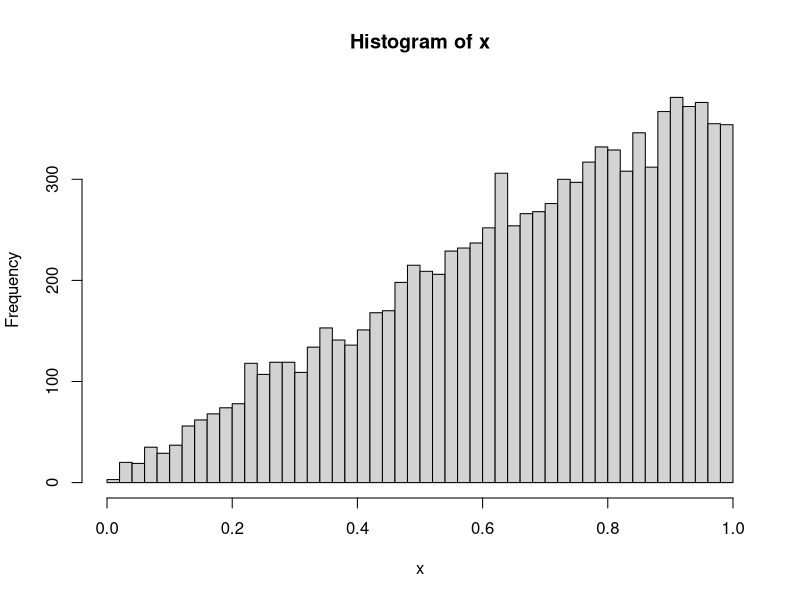
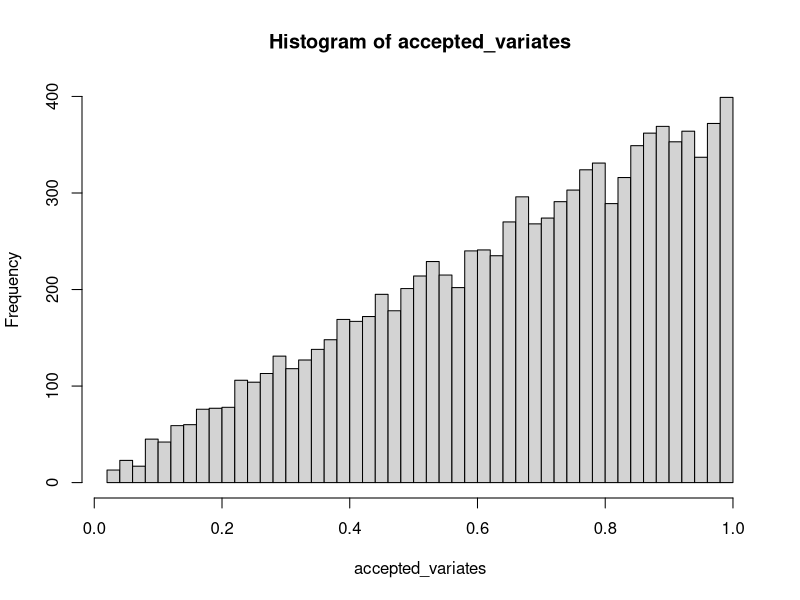
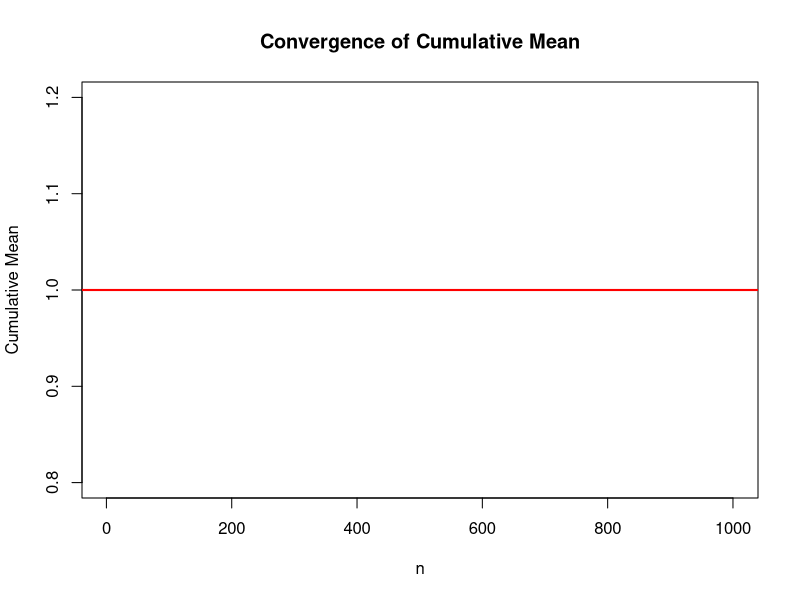

Generate these figures, in order, with R:
## ---- chunk 1
knitr::opts_chunk$set(echo = TRUE)
## ---- chunk 2
set.seed(3150)
n <- 10000
u <- runif(n)
x <- sqrt(u)

hist(x, breaks = 50)
## ---- chunk 3
set.seed(3150)

n_required <- 10000
accepted_variates <- numeric(n_required)
count <- 0
C <- 2

while(count < n_required){
  y <- runif(1)
  u <- runif(1)
  
  if(u <= y){
    count <- count + 1
    accepted_variates[count] <- y
  }
}
hist(accepted_variates, breaks = 50)
## ---- chunk 4
set.seed(3150)
n <- 1000
x <- runif(n, 0,1)
h_x <- x * exp(-0.5*x^2)
theta <- mean(h_x)

print(paste("Estimate:", theta))

## ---- chunk 5
set.seed(3150)
n <- 1000
x <- rnorm(n,0,1)

g_x <- ifelse(x > 0 & x < 1, sqrt(2*pi)*x,0)
theta_normal <- mean(g_x)
print(paste("Estimate of theta: ", theta_normal))

## ---- chunk 6
se_unif <- sd(h_x)/sqrt(n)
se_norm <- sd(g_x)/sqrt(n)

print(paste("Standard Error (Uniform):", se_unif))
print(paste("Standard Error (Normal):", se_norm))
print(paste("Uniform sampling has the smallest standard error."))


## ---- chunk 7
set.seed(3150)
n <- 1000
x <- runif(n, 0, 1)
h_with_pi <- 4/(1+x^2)

pi <- mean(h_with_pi)
se <- sd(h_with_pi)/sqrt(n)
print(paste("Estimated pi:", pi))
print(paste("Standard Error:", se))

## ---- chunk 8
set.seed(3150)
n <- 1000
u <- runif(n/2, 0, 1)

h1 <- 4/(1+u^2)
h2 <- 4/(1+(1-u)^2)

final_h <- (h1+h2)/2
pi_h <- mean(final_h)
se_pi_h <- sd(final_h)/sqrt(n)

print(paste("Antithetic Variate Estimate of pi:", pi_h))
print(paste("Antithetic Variate Standard Error:", se_pi_h))
## ---- chunk 9
set.seed(3150)
n <- 1000
x <- runif(n, 0, 5)
value <- 5*exp(-5*x)
psi_estimate <- 5*mean(value)

print(paste("Estimate of psi:", psi_estimate))
## ---- chunk 10
X <- rexp(1000, rate = 5)
cumsum_mean <- cumsum(5 * exp(-5*X)) / (1:1000)
cumul_means <- cumsum(psi_estimate) / (1:n)
true <- 1-exp(-25)

plot(1:1000, cumsum_mean, type = 'l',
     main = "Convergence of Cumulative Mean",
     xlab = "n", ylab = "Cumulative Mean",
     ylim = c(0.8, 1.2))
abline(h = true, col = "red", lwd = 2)
## ---- chunk 11
set.seed(3150)
n <- 1000
m <- n/2

x_st <- rexp(n, rate = 5)
psi_st_samples <- (x_st <= 5)
se_st <- sd(psi_st_samples)/sqrt(n)

u <- runif(m)
x1 <- -log(1-u)/5
x2 <- -log(u)/5
paired <- (x1+x2)/2
mean_anti <- mean(paired)
se_anti <- sd(paired)/sqrt(m)

print(paste("Mean:", mean_anti))
print(paste("Standard Error:", se_anti))
## ---- chunk 12
set.seed(3150)
n <- 1000
x <- rexp(n, rate = 5)
mu_c <- 1/5

phi_hat <- mean(5 * x^2 * exp(-5*x))

h_vals <- 5 * exp(-5*x)

mu <- 1

theta <- 5 * x^2 * exp(-5*x)
cov_th <- cov(theta, h_vals)
var_h <- var(h_vals)
lambda <- -cov_th/var_h

phi_cv <- mean(theta + lambda * (h_vals - mu))

se_phi <- sd(theta) / sqrt(n)
se_phi_cv <- sd(theta + lambda * (h_vals - mu)) / sqrt(n)

cat("Estimate (MC):", phi_hat, " SE:", se_phi, "\n")
cat("Estimate (Control Variate):", phi_cv, " SE:", se_phi_cv, "\n")
cat("Variance Reduction:", (1 - se_phi_cv^2/se_phi^2)*100, "%\n")
